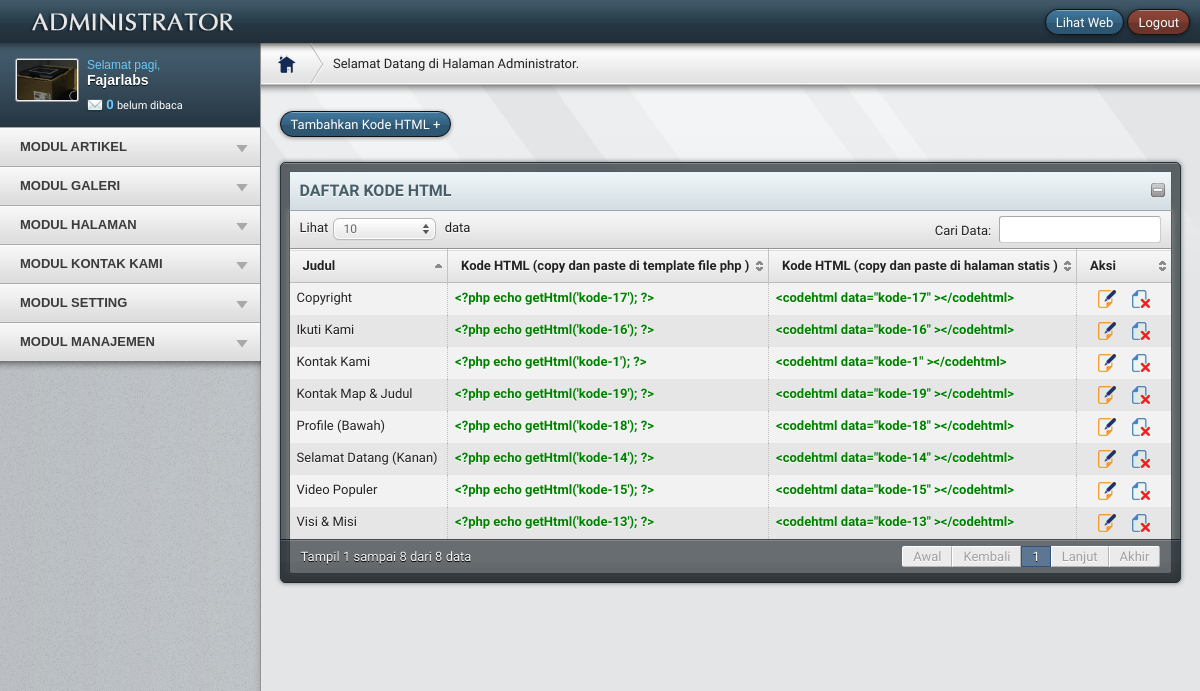
The page /redaktur/media.php?module=kodehtml (signed in) on the database its author committed.
### tables this page shows
CREATE TABLE `users` (
  `username` varchar(50) NOT NULL,
  `password` varchar(50) NOT NULL,
  `nama_lengkap` varchar(100) NOT NULL,
  `email` varchar(100) NOT NULL,
  `no_telp` varchar(20) NOT NULL,
  `foto` varchar(100) NOT NULL,
  `level` varchar(20) NOT NULL DEFAULT 'user',
  `blokir` enum('Y','N') NOT NULL DEFAULT 'N',
  `id_session` varchar(100) NOT NULL
);

CREATE TABLE `kode_html` (
  `id` int(11) NOT NULL,
  `judul` varchar(100) NOT NULL,
  `kode` varchar(100) NOT NULL,
  `html` text NOT NULL
);

### packages/Database.php (called while the page is built, shortened)
<?php
class Database {
	private $servername = "localhost";
	private $username = "root";
	private $password = "";
	private $database = "fajarlabs";
	public static $instance = null;
	private $db = null;
	public static function getIntance() {
		if(self::$instance == null) {
			self::$instance = new Database();
		}
		return self::$instance;
	}
	public function __construct() {
		try {
		    $this->db = new PDO("mysql:host=$this->servername;dbname=$this->database", $this->username, $this->password);
		    $this->db->setAttribute(PDO::ATTR_ERRMODE, PDO::ERRMODE_EXCEPTION);
		} catch(PDOException $e) {
			echo "Error: " . $e->getMessage();
		}
	}
	public function select($query = null, $arrayBindParam = array()) {
		$sth = $this->db->prepare($query);
		foreach($arrayBindParam as $idx => $obj) {
			$sth->bindParam($obj->key,$obj->val, $obj->type_param);
		}
		$sth->execute();
		$o = new stdClass();
		$o->result = $sth->fetchAll(PDO::FETCH_OBJ);
		$o->num_rows = count($o->result);
		return $o;
	}
	public static function bind($key, $val, $type_param) {
		$o = new stdClass();
		$o->key = $key;
		$o->val = $val;
		$o->type_param = $type_param;
		return $o;
	}
}
?>

### system/load.php (called while the page is built, shortened)
<?php
$DB = Database::getIntance();
function user_akses($mod,$id){
  global $DB;
	$link = "?module=".$mod;
  $arrBindParam = array();
  $arrBindParam[] = Database::bind(":id", $id, PDO::PARAM_INT);
  $arrBindParam[] = Database::bind(":link", $link, PDO::PARAM_STR);
  $oResult = $DB->select("SELECT * FROM modul,users_modul WHERE modul.id_modul=users_modul.id_modul AND users_modul.id_session= :id AND modul.link = :link ", $arrBindParam);
	return $oResult->num_rows;
}
function umenu_akses($link,$id){
  global $DB;
  $arrBindParam = array();
  $arrBindParam[] = Database::bind(":id", $id, PDO::PARAM_INT);
  $arrBindParam[] = Database::bind(":link", $link, PDO::PARAM_STR);
  $oResult = $DB->select("SELECT * FROM modul,users_modul WHERE modul.id_modul=users_modul.id_modul AND users_modul.id_session= :id AND modul.link = :link ", $arrBindParam);
  return $oResult->num_rows;
}
function cekMenu($array = array()){
    $i = 0;
    $i += (Session::get("leveluser") =="admin" ? 1 : 0);
    foreach($array as $key => $val)
      $i += umenu_akses("?module={$val}",Session::get('sessid'));
    return $i;
}
?>

### packages/Session.php (called while the page is built, shortened)
<?php
class Session {
	public static function get($key="") {
		$result = "";
		if(isset($_SESSION[$key])) {
			$result = $_SESSION[$key];
		}
		return $result;
	}
}

### redaktur/modul/mod_kodehtml/kodehtml.php (the view, shortened to what this page needs)
<?php
 if (empty($_SESSION['username']) AND empty($_SESSION['passuser'])){
   echo "
  <link href='css/zalstyle.css' rel='stylesheet' type='text/css'>";
  echo "
  </head>
  <body class='special-page'>
  <div id='container'>
  <section id='error-number'>
  <img src='img/lock.png'>
  <h1>MODUL TIDAK DAPAT DIAKSES</h1>
  <p><span class style=\"font-size:14px; color:#ccc;\">Untuk mengakses modul, Anda harus login dahulu!</p></span><br/>
  </section>
  <section id='error-text'>
  <p><a class='button' href='index.php'>&nbsp;&nbsp; <b>ULANGI LAGI</b> &nbsp;&nbsp;</a></p>
  </section>
  </div>";
}
else {
	$cek=user_akses($_GET[module],$_SESSION[sessid]);
	if($cek==1 OR $_SESSION[leveluser]=='admin'){
	$aksi="modul/mod_kodehtml/aksi_kodehtml.php";
	switch($_GET[act]){
	  default:
		   echo "
  <script>
  function confirmdelete(delUrl) {
     if (confirm(\"Anda yakin ingin menghapus?\")) {
        document.location = delUrl;
     }
  }
  </script>
		   <div id='main-content'>
		   <div class='container_12'>
		   <div class=grid_12>
		   <br/>
		   <a href='?module=kodehtml&act=tambahkodehtml' class='button'>
		   <span>Tambahkan Kode HTML +</span>
		   </a></div>
		   <div class='grid_12'>
		   <div class='block-border'>
		   <div class='block-header'>
		   <h1>DAFTAR KODE HTML</h1>
		   <span></span>
		   </div>
		   <div class='block-content'>
		   <table id='table-example' class='table'>
		   <thead><tr>
		   	<th>Judul</th>
		   <th>Kode HTML (copy dan paste di template file php )</th>
		   <th>Kode HTML (copy dan paste di halaman statis )</th>
		   <th>Aksi</th>
		    </thead>
		    <tbody>";
		    $tampil = mysql_query("SELECT * FROM kode_html");
		   while($r=mysql_fetch_array($tampil)){
		   echo "
		   <tr class=gradeX>
		   <td>$r[judul]</td>
		   <td><span style='font-weight:bold;color:green;'>".htmlentities('<?php echo getHtml(\''.$r['kode'].'\'); ?>')."</span></td>
		   <td><span style='font-weight:bold;color:green;'>".htmlentities('<codehtml data="'.$r['kode'].'" ></codehtml>')."</span></td>
		   <td width=80>
		   <a href=?module=kodehtml&act=editkodehtml&id=$r[id] title='Edit' class='with-tip'>
		   <center><img src='img/edit.png'></a>
		   <a href=javascript:confirmdelete('$aksi?module=kodehtml&act=hapus&id=$r[id]')
		   title='Hapus' class='with-tip'>
		   &nbsp;&nbsp;&nbsp;&nbsp;<img src='img/hapus.png'></center></a>
		   </td></tr>";
		   }
		   echo "</tbody></table> ";
		    break;
	    break;
	}
	} else {
		echo akses_salah();
	}
} ?>
</div>
</div>
</div>
</div></div>

### redaktur/form_utama.php (shortened to what this page needs)
 <!DOCTYPE html PUBLIC "-//W3C//DTD XHTML 1.0 Transitional//EN" "http://www.w3.org/TR/xhtml1/DTD/xhtml1-transitional.dtd">
 <html xmlns="http://www.w3.org/1999/xhtml">
 <head>
<link rel="stylesheet" href="css/zalstyle.css" />
 </head>
 <body id="top">
 <div id="container">
 <div id="header-surround">
 <header id="header">
 <img src="img/logo.png" alt="Grape" class="logo" />
 <div id="user-info">
 <p>
 <a target='_blank' href=../index.html  class="button blue">Lihat Web</a>
 <a href="aksi_logout.php" class="button red">Logout</a> </p>
 </div>
 </header>
 </div>
 <aside id="sidebar">
 <section id="login-details">
 <?php
 $arrBindParam = array();
 $arrBindParam[] = Database::bind(":username",Session::get("username") , PDO::PARAM_STR);
 $oResult = $DB->select("SELECT * FROM users WHERE username = :username",$arrBindParam);
 $imageFoto = (isset($oResult->result[0]->foto) ? $oResult->result[0]->foto : "");
 echo "<img class='img-left framed' width=60 src='../foto_user/".$imageFoto."' border=\"0\" />";
 ?>
 <div class='selamat'></div>
 <h3>
 <?php $arrBindParam = array();
 $arrBindParam[] = Database::bind(":username",Session::get("username") , PDO::PARAM_STR);
 $oResult = $DB->select("SELECT * FROM users WHERE username = :username",$arrBindParam);
 $namaLengkap = (isset($oResult->result[0]->nama_lengkap) ? $oResult->result[0]->nama_lengkap : "");
 echo "<div class='nama_user'>".$namaLengkap."</div>"; ?>
 </h3>
 <?php
 $arrBindParam = array();
 $arrBindParam[] = Database::bind(":dibaca", "N", PDO::PARAM_STR);
 $oResult = $DB->select("SELECT * FROM hubungi WHERE dibaca = :dibaca", $arrBindParam);
 echo "<span class=messages> <a href='?module=hubungi'>
 <img src='img/icons/packs/fugue/16x16/mail.png' alt='Pesan'>  <span class style=\"color:#66CCFF;\"><b>".$oResult->num_rows."</b></span>
 <span class style=\"font-size:11px; color:#fff;\"> belum dibaca</span></a> </span>";
 ?>
 </section>
 <nav id="nav">
 <ul class="menu collapsible shadow-bottom">
 <li>
 <?php if((cekMenu(array("identitas","menu","halamanstatis")) > 0)) { ?>
 <a href="javascript:void(0);">MODUL ARTIKEL</a>
 <?php } ?>
 </li>
 <li>
 <?php if((cekMenu(array("galeri","kategori_galeri")) > 0)) { ?>
 <a href="javascript:void(0);">MODUL GALERI</a>
 <?php } ?>
 </li>
 <li>
 <?php if((cekMenu(array("halaman_statis")) > 0)) { ?>
 <a href="javascript:void(0);">MODUL HALAMAN</a>
 <?php } ?>
 </li>
 <li>
 <?php if((cekMenu(array("kontak_kami")) > 0)) { ?>
 <a href="javascript:void(0);">MODUL KONTAK KAMI</a>
 <?php } ?>
 </li>
 <li>
 <?php if((cekMenu(array("setting")) > 0)) { ?>
 <a href="javascript:void(0);">MODUL SETTING</a>
 <?php } ?>
 </li>
 <li>
 <?php if((cekMenu(array("user","modul")) > 0)) { ?>
 <a href="javascript:void(0);">
  MODUL MANAJEMEN</a>
 <?php } ?>
 </li>
 </ul>
 </nav>
 </aside>
 <div id="main" role="main">
 <div id="title-bar">
 <ul id="breadcrumbs">
 <li><a href="?module=home" title="Beranda"><span id="bc-home"></span></a></li>
 <li class="no-hover">Selamat Datang di Halaman Administrator. </li>
 </ul>
 </div>
 <div class="shadow-bottom shadow-titlebar"></div>
 <?php include "form_module.php"; ?>
 </div>
 </body></html>

### rows shown on the page
users: foto (picture), nama_lengkap "Fajarlabs"
kode_html: judul "Kontak Kami", kode "<?php echo getHtml('kode-1'); ?>", kode "<codehtml data=\"kode-1\" ></codehtml>"
kode_html: judul "Visi & Misi", kode "<?php echo getHtml('kode-13'); ?>", kode "<codehtml data=\"kode-13\" ></codehtml>"
kode_html: judul "Selamat Datang (Kanan)", kode "<?php echo getHtml('kode-14'); ?>", kode "<codehtml data=\"kode-14\" ></codehtml>"
kode_html: judul "Video Populer", kode "<?php echo getHtml('kode-15'); ?>", kode "<codehtml data=\"kode-15\" ></codehtml>"
kode_html: judul "Ikuti Kami", kode "<?php echo getHtml('kode-16'); ?>", kode "<codehtml data=\"kode-16\" ></codehtml>"
kode_html: judul "Copyright", kode "<?php echo getHtml('kode-17'); ?>", kode "<codehtml data=\"kode-17\" ></codehtml>"
kode_html: judul "Profile (Bawah)", kode "<?php echo getHtml('kode-18'); ?>", kode "<codehtml data=\"kode-18\" ></codehtml>"
kode_html: judul "Kontak Map & Judul", kode "<?php echo getHtml('kode-19'); ?>", kode "<codehtml data=\"kode-19\" ></codehtml>"

### other values the page prints
$oResult->num_rows "0"
